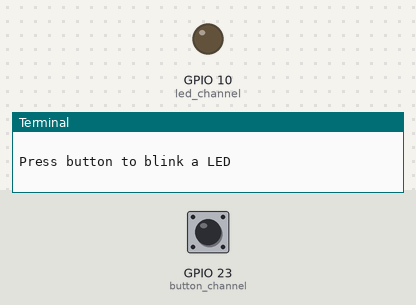
Bench run of a program on a simulated Raspberry Pi (BCM pin numbers). On the bench: output pins drawn as LEDs (lit = HIGH), the last lines printed to the terminal. Dashed ring = blinking. The test bench sets the inputs (shaded band); at power-on: GPIO 23 (button_channel) HIGH. The clock reads 2024-03-15 10:24:30 at power-on unless the program sets it. At 4.3 s the program stops and its outputs stay as they are.

Above: at 1.2 s.
1.3 s: GPIO 23 (button_channel) pulled LOW for 0.15 s
At 1.7 s:
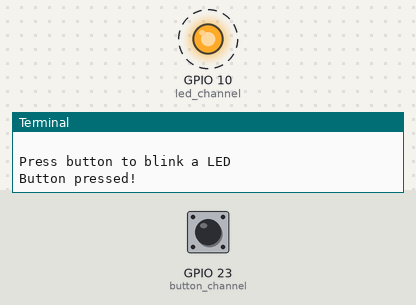
Timing chart, 0 to 5.3 s (numbered marks = the images above; inputs shaded):
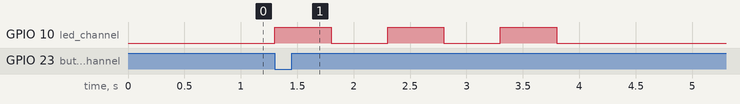

The program:

script.py
```python
import sys
import time

if len(sys.argv) > 1 and sys.argv[1] == '-s':
    import SimulRPi.GPIO as GPIO

    msg1 = "\nPress key 'cmd_r' to blink a LED"
    msg2 = "Key 'cmd_r' pressed!"
else:
    import RPi.GPIO as GPIO

    msg1 = "\nPress button to blink a LED"
    msg2 = "Button pressed!"

led_channel = 10
button_channel = 23
GPIO.setmode(GPIO.BCM)
GPIO.setup(led_channel, GPIO.OUT)
GPIO.setup(button_channel, GPIO.IN, pull_up_down=GPIO.PUD_UP)
print(msg1)
while True:
    try:
        if not GPIO.input(button_channel):
            print(msg2)
            start = time.time()
            while (time.time() - start) < 3:
                GPIO.output(led_channel, GPIO.HIGH)
                time.sleep(0.5)
                GPIO.output(led_channel, GPIO.LOW)
                time.sleep(0.5)
            break
    except KeyboardInterrupt:
        break
GPIO.cleanup()
```

Measured:
- after the input at 1.3 s, GPIO 10 (led_channel): alternates HIGH for 0.50 s and LOW for 0.50 s, 6 changes in all, then stays LOW, starting at once
